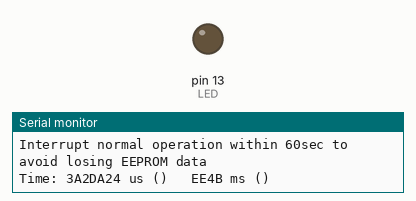
Bench run of a sketch on a simulated Arduino Nano, built with avr-gcc and run on an emulated ATmega328P. Parts: output pins drawn as LEDs (lit = HIGH), the last lines printed to the serial monitor. EEPROM starts erased.

Above: at 66.0 s.
At 76.0 s:
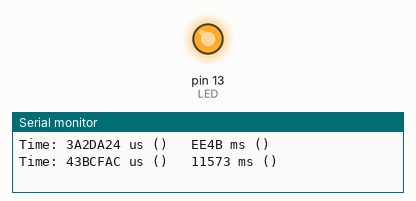
Timing chart, 0 to 87.0 s (numbered marks = the images above):
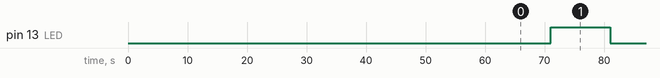

Measured:
- by itself, pin 13 (LED): alternates HIGH for 10.0 s and LOW for 10.0 s

The sketch:

ArduinoBatteryLife.ino
```cpp
/* *****************************************************************************

                  Arduino Battery Life

(c) 2016, Maurice Hendrix  (mausy5043)
***************************************************************************** */

/*
 *
 * BN: Nano Compatible ATMEGA328p
 * VID: 1A86
 * PID: 7523
 * 2300mAh / 47h = 48mA
 * 2300mAh / 43h = 53mA
 */

/*
 * EXAMPLE CALCULATION *
 * Output from EEPROM dumper:
 * =-EEPROM DUMP-=
 * 0000  00 00 00 00 00 00 00 00 00 00 00 00 00 00 00 00 ................
 * 0010  9F 7C E9 54 09 60 1F F9 00 00 00 00 00 00 00 00 .|.T.`..........
 *                  |----ms-----|
 * 0x09601FF9 convert to decimal = 157'294'585 ms
 * divide by 1000 to get seconds = 157'294 s
 * divide by 3600 to get hours   = 43 h
 */

#include <EEPROM.h>

long addr = 0x10;
long utime = 0;
long mtime = 0;

void setup()
{
  delay(1000);
  Serial.begin(9600);
  while (!Serial)
  {
    ; // wait for serial port...
  }
  pinMode(13, OUTPUT);
  Serial.println("Interrupt normal operation within 60sec to avoid losing EEPROM data");
  delay(60000);  // wait now to allow re-programming without resetting EEPROM contents
}

void loop()
{
  Serial.print("Time: ");
  utime = micros();
  mtime = millis();
  //prints time since program started
  Serial.print(utime, HEX);
  Serial.print(" us (");
  EEPROMWritelong(addr, utime);
  // addr += 4;
  Serial.print(")   ");
  Serial.print(mtime, HEX);
  Serial.print(" ms (");
  EEPROMWritelong(addr + 4, mtime);

  Serial.println(")   ");
  // wait a second so as not to send massive amounts of data
  delay(10000);
  digitalWrite(13, !digitalRead(13));   // turn the LED on (HIGH is the voltage level)
}

// This function will write a 4 byte (32bit) long to the EEPROM at
// the specified address u/i address + 3.
void EEPROMWritelong(int address, long value)
{
  // Decomposition from a long to 4 bytes by using bitshift.
  // (addr) = Most significant -> (addr+3) = Least significant byte
  byte four  = (value & 0xFF);
  byte three = ((value >> 8) & 0xFF);
  byte two   = ((value >> 16) & 0xFF);
  byte one   = ((value >> 24) & 0xFF);

  // Write the 4 bytes into the EEPROM memory.
  EEPROM.update(address, one);
  EEPROM.update(address + 1, two);
  EEPROM.update(address + 2, three);
  EEPROM.update(address + 3, four);
}

// This function will return a 4 byte (32bit) long from the EEPROM
// at the specified address u/i address + 3.
long EEPROMReadlong(long address)
{
  //Read the 4 bytes from the EEPROM memory.
  // (addr) = Most significant -> (addr+3) = Least significant byte
  long one   = EEPROM.read(address);
  long two   = EEPROM.read(address + 1);
  long three = EEPROM.read(address + 2);
  long four  = EEPROM.read(address + 3);

  //Return the recomposed long by using bitshift.
  return ((four << 0) & 0xFF) + ((three << 8) & 0xFFFF) + ((two << 16) & 0xFFFFFF) + ((one << 24) & 0xFFFFFFFF);
}
```
